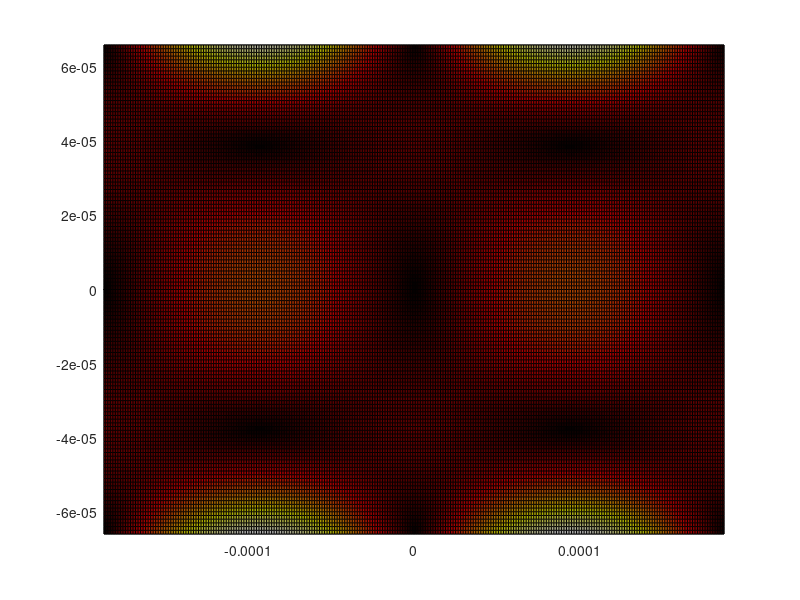

This chart was generated by the following MATLAB code: (Note: this script raises an error after producing the figure.)
clear

rhof=0.997e3; %medium density
rhop=1.05e3; %particle density
Cf=1.496e3; %medium speed of sound
vis=0.893e-3; %medium viscosity
a=1e-6/2; %particle radius
W=375e-6; %channel width
 
Kappaf=1/rhof/Cf^2; %medium compressibility
Kappap=2.49e-10; %particle compressibility
Beta=Kappap/Kappaf;
f1=1-Beta;
f2=2*(rhop-rhof)/(2*rhop+rhof);
coeff=f1/3+f2/2; %acoustic contrast factor of particle

h=133e-6; %channel height
g=9.8; 
ky=pi/W; %wave number
Eac=30; %acoustic energy density
v1=2*sqrt(Eac/rhof); %acoustic velocity of fluid particles
N=1801;
Ny=375;
Nz=133;
time=linspace(0,120,N);
dt=time(2)-time(1);

y=linspace(-W/2+0.5e-6,W/2-0.5e-6,Ny);
z=linspace(-h/2+0.5e-6,h/2-0.5e-6,Nz);
v2y=zeros(Nz,Ny);
Frad=zeros(Nz,Ny);
Fydrag=zeros(Nz,Ny);
Fy=zeros(Nz,Ny);
vy=zeros(Nz,Ny);
v2z=zeros(Nz,Ny);
Fzdrag=zeros(Nz,Ny);
Fz=zeros(Nz,Ny);
vz=zeros(Nz,Ny);
[YG,ZG]=meshgrid(y,z);

Fnet=-(rhop-rhof)*g*(4/3)*pi*a^3;

for ii=1:length(z)
    for jj=1:length(y)
        v2y(ii,jj)=3/16*v1^2/Cf*sin(2*ky*(y(jj)+W/2))*(1-3*z(ii)^2/(h/2)^2);
        Frad(ii,jj)=-2*ky*2*pi*a^3*Eac*coeff*sin(2*ky*y(jj));
        vy(ii,jj)=Frad(ii,jj)/(6*pi*vis*a)+v2y(ii,jj);
        
      if z(ii)>-h/2+a*0
        v2z(ii,jj)=3/16*v1^2/Cf*ky*h*cos(2*ky*(y(jj)+W/2))*(z(ii)^3/(h/2)^3-z(ii)/(h/2));
        vz(ii,jj)=Fnet/(6*pi*vis*a)+v2z(ii,jj);
      else
        v2z(ii,jj)=3/16*v1^2/Cf*ky*h*cos(2*ky*(y(jj)+W/2))*(z(ii)^3/(h/2)^3-z(ii)/(h/2));
        vz(ii,jj)=Fnet/(6*pi*vis*a)+v2z(ii,jj);
      end
    end
end

figure
pcolor(YG,ZG,sqrt(v2y.^2+v2z.^2));
colormap(hot);
colorbar('vertical','FontSize',20);
shading flat
set(gca,'DataAspectRatio',[1 1 1]);
set(gca,'FontSize',24);
set(gca,'LineWidth',2);
xticks([-W/2 0 W/2]);
xticklabels({'-W/2','0','W/2'});
yticks([-h/2 0 h/2]);
yticklabels({'-h/2','0','h/2'});

vpy=zeros(1,N);
vpz=zeros(1,N);

ppy=zeros(1,N);
ppz=zeros(1,N);

ppy(1)=W/3; %initial particle y-position
ppz(1)=-5*a; %initial particle z-position

%calculating particle trajectory using 4th-order Runge Kutta method
for k=1:length(time)-1
        vpy(k)=interp2(YG,ZG,vy,ppy(k),ppz(k),'spline');
        vpz(k)=interp2(YG,ZG,vz,ppy(k),ppz(k),'spline');
        vyK1=vpy(k);
        vzK1=vpz(k);
        vyK2=interp2(YG,ZG,vy,ppy(k)+dt/2*vyK1,ppz(k)+dt/2*vzK1,'spline');
        vzK2=interp2(YG,ZG,vz,ppy(k)+dt/2*vyK1,ppz(k)+dt/2*vzK1,'spline');
        vyK3=interp2(YG,ZG,vy,ppy(k)+dt/2*vyK2,ppz(k)+dt/2*vzK2,'spline');
        vzK3=interp2(YG,ZG,vz,ppy(k)+dt/2*vyK2,ppz(k)+dt/2*vzK2,'spline');
        vyK4=interp2(YG,ZG,vy,ppy(k)+dt*vyK3,ppz(k)+dt*vzK3,'spline');
        vzK4=interp2(YG,ZG,vz,ppy(k)+dt*vyK3,ppz(k)+dt*vzK3,'spline');
        
        py=ppy(k)+dt/6*(vyK1+2*vyK2+2*vyK3+vyK4);
        if abs(py)>=W/2-a
            ppy(k+1)=sign(py)*(W/2)-sign(py)*(abs(py)-W/2+2*a);
        else
            ppy(k+1)=py;
        end
        
        pz=ppz(k)+dt/6*(vzK1+2*vzK2+2*vzK3+vzK4);
        if abs(pz)>=h/2-a
            ppz(k+1)=sign(pz)*(h/2)-sign(pz)*(abs(pz)-h/2+2*a);
        else
            ppz(k+1)=pz;
        end
end

figure
plot(ppy,ppz,'m.');
xlim([-W/2 W/2]);
ylim([-h/2-10e-6 h/2+10e-6]);
set(gca,'DataAspectRatio',[1 1 1]);
set(gca,'FontSize',24);
set(gca,'LineWidth',1);
xticks([-W/2 0 W/2]);
xticklabels({'-W/2','0','W/2'});
yticks([-h/2 0 h/2]);
yticklabels({'-h/2','0','h/2'});